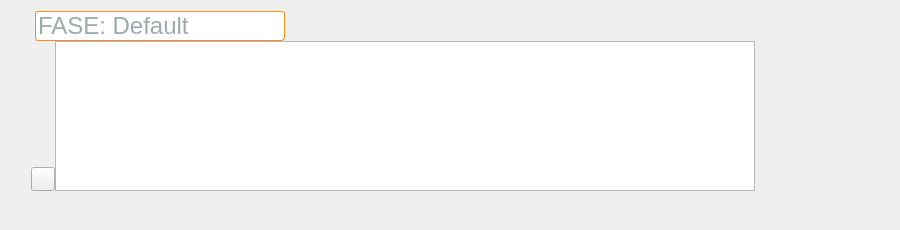
<?xml version="1.0" encoding="UTF-8"?>
<ui version="4.0">
 <class>FaseViewTemplate</class>
 <widget class="QWidget" name="FaseViewTemplate">
  <property name="geometry">
   <rect>
    <x>0</x>
    <y>0</y>
    <width>900</width>
    <height>230</height>
   </rect>
  </property>
  <property name="minimumSize">
   <size>
    <width>500</width>
    <height>200</height>
   </size>
  </property>
  <property name="maximumSize">
   <size>
    <width>900</width>
    <height>16777215</height>
   </size>
  </property>
  <property name="windowTitle">
   <string>Form</string>
  </property>
  <layout class="QGridLayout" name="gridLayout">
   <item row="0" column="0">
    <layout class="QVBoxLayout" name="verticalLayout_2">
     <property name="spacing">
      <number>0</number>
     </property>
     <item>
      <layout class="QHBoxLayout" name="horizontalLayout">
       <property name="spacing">
        <number>0</number>
       </property>
       <item>
        <widget class="QLabel" name="labelTIcon">
         <property name="minimumSize">
          <size>
           <width>24</width>
           <height>24</height>
          </size>
         </property>
         <property name="maximumSize">
          <size>
           <width>24</width>
           <height>24</height>
          </size>
         </property>
         <property name="pixmap">
          <pixmap resource="../media.qrc">:/icons/Resources/imgs/icons/setDefault/Full Stop Filled-24.png</pixmap>
         </property>
        </widget>
       </item>
       <item>
        <widget class="QLineEdit" name="lineEditTitle">
         <property name="minimumSize">
          <size>
           <width>250</width>
           <height>30</height>
          </size>
         </property>
         <property name="maximumSize">
          <size>
           <width>250</width>
           <height>30</height>
          </size>
         </property>
         <property name="font">
          <font>
           <pointsize>18</pointsize>
          </font>
         </property>
         <property name="styleSheet">
          <string notr="true">color: rgb(56,87,86);
border: 1px solid #FF8C19;
border-radius: 3px </string>
         </property>
         <property name="maxLength">
          <number>250</number>
         </property>
         <property name="placeholderText">
          <string>FASE: Default</string>
         </property>
        </widget>
       </item>
       <item>
        <spacer name="horizontalSpacer_2">
         <property name="orientation">
          <enum>Qt::Horizontal</enum>
         </property>
         <property name="sizeHint" stdset="0">
          <size>
           <width>40</width>
           <height>20</height>
          </size>
         </property>
        </spacer>
       </item>
      </layout>
     </item>
     <item>
      <layout class="QHBoxLayout" name="horizontalLayout_3">
       <item>
        <spacer name="horizontalSpacer">
         <property name="orientation">
          <enum>Qt::Horizontal</enum>
         </property>
         <property name="sizeType">
          <enum>QSizePolicy::Minimum</enum>
         </property>
         <property name="sizeHint" stdset="0">
          <size>
           <width>20</width>
           <height>20</height>
          </size>
         </property>
        </spacer>
       </item>
       <item>
        <layout class="QHBoxLayout" name="horizontalLayout_2">
         <property name="spacing">
          <number>0</number>
         </property>
         <item>
          <layout class="QVBoxLayout" name="verticalLayout">
           <item>
            <spacer name="verticalSpacer">
             <property name="orientation">
              <enum>Qt::Vertical</enum>
             </property>
             <property name="sizeHint" stdset="0">
              <size>
               <width>20</width>
               <height>40</height>
              </size>
             </property>
            </spacer>
           </item>
           <item>
            <widget class="QPushButton" name="pushBtnNewRow">
             <property name="minimumSize">
              <size>
               <width>24</width>
               <height>24</height>
              </size>
             </property>
             <property name="maximumSize">
              <size>
               <width>24</width>
               <height>24</height>
              </size>
             </property>
             <property name="icon">
              <iconset resource="../media.qrc">
               <normaloff>:/icons/Resources/imgs/icons/setDefault/Hospital-24.png</normaloff>:/icons/Resources/imgs/icons/setDefault/Hospital-24.png</iconset>
             </property>
             <property name="iconSize">
              <size>
               <width>24</width>
               <height>24</height>
              </size>
             </property>
            </widget>
           </item>
          </layout>
         </item>
         <item>
          <widget class="QTableView" name="tableViewEvents">
           <property name="minimumSize">
            <size>
             <width>700</width>
             <height>150</height>
            </size>
           </property>
           <property name="maximumSize">
            <size>
             <width>700</width>
             <height>150</height>
            </size>
           </property>
          </widget>
         </item>
        </layout>
       </item>
      </layout>
     </item>
    </layout>
   </item>
   <item row="0" column="1">
    <spacer name="horizontalSpacer_3">
     <property name="orientation">
      <enum>Qt::Horizontal</enum>
     </property>
     <property name="sizeHint" stdset="0">
      <size>
       <width>40</width>
       <height>20</height>
      </size>
     </property>
    </spacer>
   </item>
   <item row="1" column="0">
    <spacer name="verticalSpacer_2">
     <property name="orientation">
      <enum>Qt::Vertical</enum>
     </property>
     <property name="sizeHint" stdset="0">
      <size>
       <width>20</width>
       <height>40</height>
      </size>
     </property>
    </spacer>
   </item>
  </layout>
 </widget>
 <resources>
  <include location="../media.qrc"/>
 </resources>
 <connections/>
</ui>
